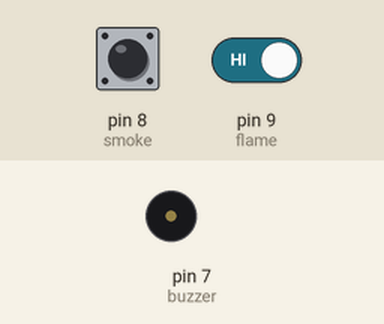
Bench run of a sketch on a simulated Arduino Uno, built with avr-gcc and run on an emulated ATmega328P. Parts: buzzer (waves = sounding, pin HIGH). The test bench sets the inputs (shaded band); at power-on: pin 9 (flame) HIGH, pin 8 (smoke) HIGH. What the sketch prints to the serial monitor is not drawn.

Above: at 5.2 s.
5.3 s: pin 9 (flame) driven LOW
At 7.8 s:
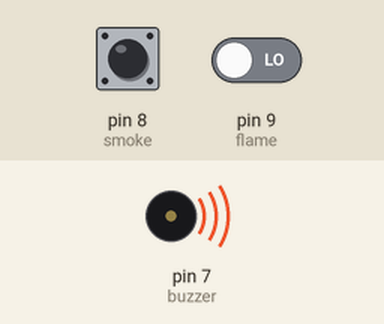
Timing chart, 0 to 14.4 s (numbered marks = the images above; inputs shaded):
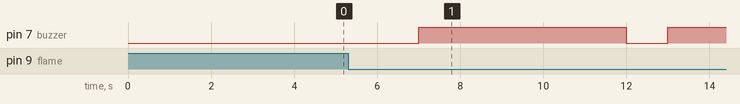

Measured:
- after the input at 5.3 s, pin 7 (buzzer): LOW → HIGH after 1.7 s, → LOW 5.0 s later, → HIGH 1.0 s later

The sketch:

Home.ino
```cpp
#define smoke 8
#define flame 9

#define buzzer 7

void setup() {

Serial.begin(9600);
Serial.println("AT+CMGF=1");
delay(1000);
Serial.println("AT+CMGS=\"+918624851213\"\r");
delay(1000);
Serial.println("Hello Sir");
delay(1000);
Serial.println("I m started");
delay(1000);
Serial.println((char)26);
pinMode(smoke, INPUT);

pinMode(flame, INPUT);


pinMode(buzzer, OUTPUT);

}

void loop() {
  // put your main code here, to run repeatedly:
   delay(1000);
   Serial.print("Gas");
  Serial.print(digitalRead(8));
  Serial.println("");
  Serial.println("Flame");
  Serial.print(digitalRead(9));
  int varF=digitalRead(flame);
  int varS=digitalRead(smoke);
/*if(digitalRead(alcohol)>0)
{
  digitalWrite(buzzer,HIGH);
  Serial.println("Sending SMS");
  alcoholSMS();
}
else
{
  digitalWrite(buzzer,LOW);

 }
*/
 if(varS==0)
{
   delay(1000);
  digitalWrite(buzzer,HIGH);
  Serial.println("Sending MQ2 SMS");
  MQ2SMS();
}
else
{
  digitalWrite(buzzer,LOW);
}

if(varF== 0)
{
  delay(1000);
  Serial.println("Sending Flame SMS");
  digitalWrite(buzzer,HIGH);
  flameSMS();
}
else
{
  digitalWrite(buzzer,LOW);
}
}
/*
void alcoholSMS()
{
       Serial.println("AT+CMGF=1");    //Sets the GSM Module in Text Mode
     delay(1000);  // Delay of 1 second
     Serial.println("AT+CMGS=\"+918805450291\"\r"); // Replace x with mobile number
     Serial.println("Alcohol Alert");// The SMS text you want to send
     Serial.println((char)26);// ASCII code of CTRL+Z for saying the end of sms to  the module
     delay(100);
     digitalWrite(buzzer,HIGH);
}
*/
void flameSMS()
{

Serial.println("AT+CMGF=1");
delay(1000);
Serial.println("AT+CMGS=\"+918624851213\"\r");
delay(1000);
Serial.println("Hello Sir");
delay(1000);
Serial.println("There is Fire, Come Soon!");
delay(1000);
Serial.println((char)26);
}

void MQ2SMS()
{

Serial.println("AT+CMGF=1");
delay(1000);
Serial.println("AT+CMGS=\"+918624851213\"\r");
delay(1000);
Serial.println("Hello Sir");
delay(1000);
Serial.println("Gas is leaking, Come Soon");
delay(1000);
Serial.println((char)26);

}
```
